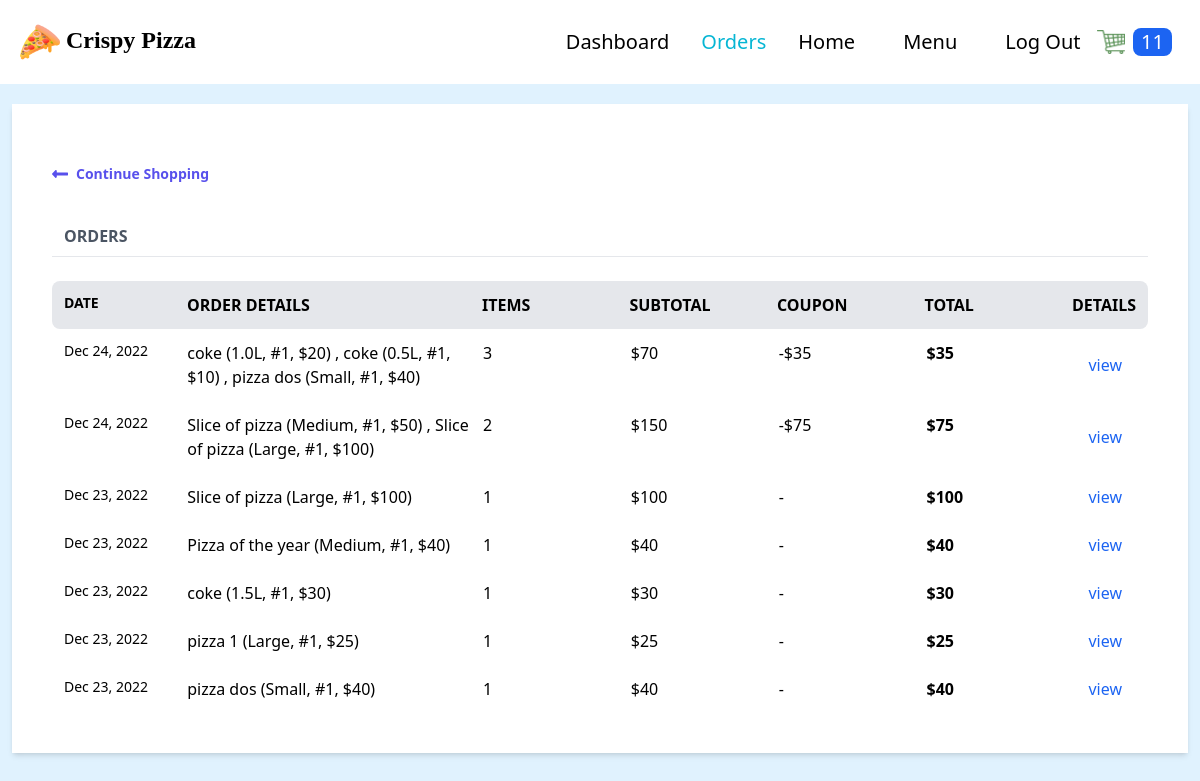
The page /orders/ (signed in) on the database as committed earlier.
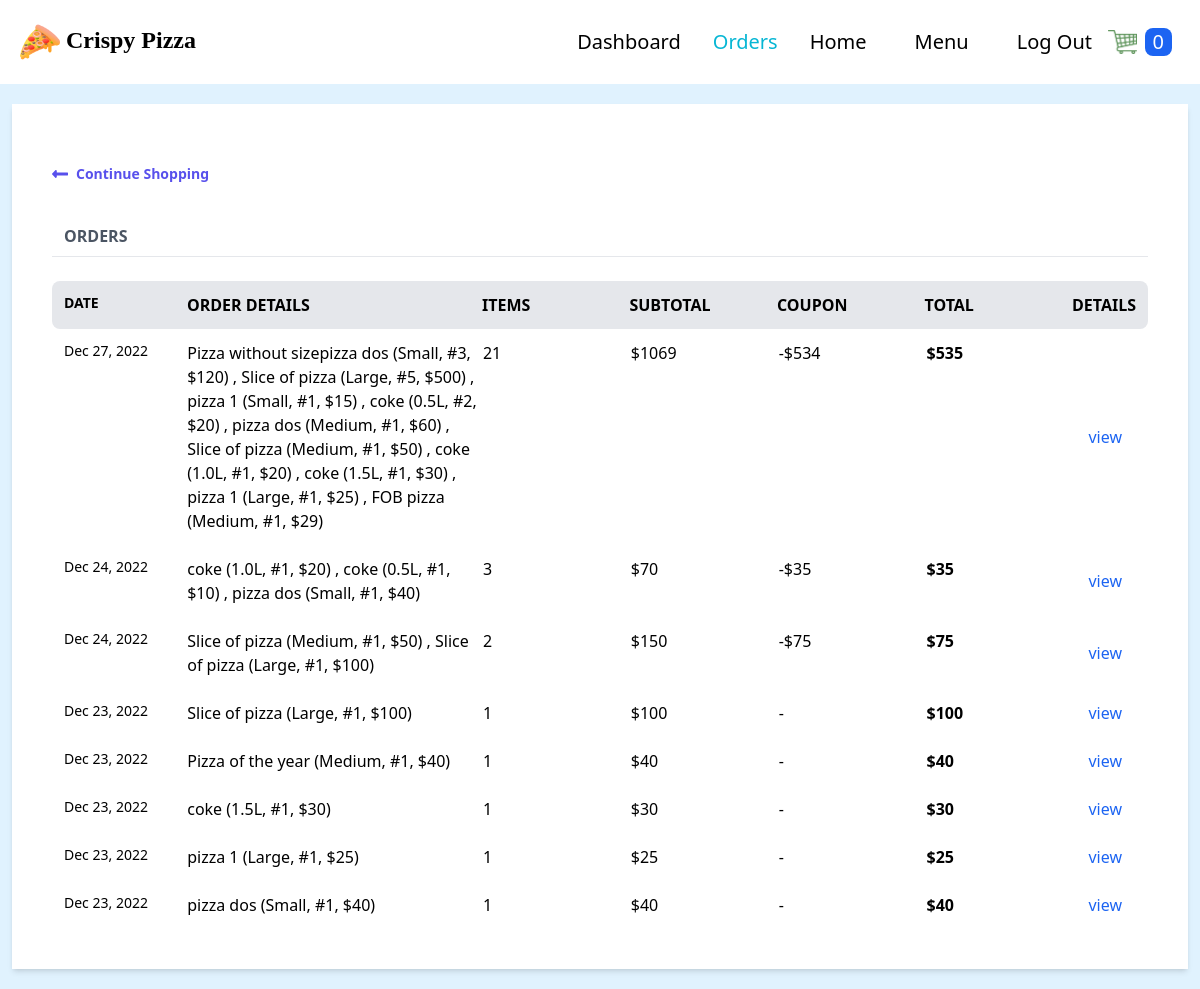
The same page on the database as committed later.
### order/models.py (models this page shows, shortened)
class Order(models.Model):
    transaction_id = models.UUIDField(
        primary_key=True, default=uuid.uuid4, editable=True)
    customer = models.ForeignKey(
        Customer, on_delete=models.CASCADE)
    date_ordered = models.DateTimeField(auto_now_add=True)
    date_modified = models.DateTimeField(auto_now=True)
    complete = models.BooleanField(default=False)
    coupon = models.ForeignKey(
        'Coupon', on_delete=models.SET_NULL, blank=True, null=True)
    @property
    def get_cart_subtotal(self):
        order_items = self.orderitem_set.all()
        total = sum([item.get_total for item in order_items])
        return total
    get_cart_subtotal.fget.short_description = 'Subtotal'
    @property
    def get_cart_total(self):
        total = self.get_cart_subtotal
        if self.coupon:
            total = total - self.get_coupon_value
        return total
    get_cart_total.fget.short_description = 'Total'
    @property
    def get_cart_items(self):
        order_items = self.orderitem_set.all()
        total = sum([item.quantity for item in order_items])
        return total
    get_cart_items.fget.short_description = '# Items'
    @property
    def display_items(self):
        order_items = self.orderitem_set.all()
        ticker, l = 1, len(order_items)
        product_titles = str()
        for item in order_items:
            add_comma = ", " if l > 1 and ticker != l else ""
            if item.variation:
                product_title = f'''{item.product.name}
                ({item.variation.get_size},
                #{item.quantity}, ${item.get_total})
                {add_comma} '''
            else:
                product_title = item.product.name
            product_titles += product_title
            ticker += 1
        return product_titles
    @property
    def get_coupon_value(self):
        if self.coupon:
            if self.coupon.discount_type == "Percent":
                coupon_value = self.get_cart_subtotal*self.coupon.discount_amount//100
            else:
                coupon_value = self.coupon.discount_amount
        else:
            coupon_value = None
        return coupon_value
    get_coupon_value.fget.short_description = 'Coupon'

class OrderItem(models.Model):
    product = models.ForeignKey(
        Product, on_delete=models.SET_NULL, blank=True, null=True)
    order = models.ForeignKey(
        Order, on_delete=models.CASCADE, null=True, blank=True)
    variation = models.ForeignKey(
        ProductVariant, on_delete=models.SET_NULL, blank=True, null=True)
    quantity = models.IntegerField(default=0, null=True, blank=True)
    date_added = models.DateTimeField(auto_now_add=True)
    @property
    def get_item_price(self):
        if self.product.has_variants:
            return self.variation.price
        else:
            return self.product.price
    @property
    def get_total(self):
        if self.product.has_variants:
            total = self.variation.price * self.quantity
        else:
            total = self.product.price * self.quantity
        return total
    get_total.fget.short_description = 'Total'

class Coupon(models.Model):
    DISCOUNT_CHOICES = (
        ("Absolute", "Absolute"),
        ("Percent", "Percent")
    )
    code = models.CharField(max_length=50, unique=True)
    active = models.BooleanField(default=False)
    discount_type = models.CharField(
        max_length=10, choices=DISCOUNT_CHOICES, default="Percent")
    discount_amount = models.PositiveIntegerField(null=True, blank=True)
    valid_from = models.DateTimeField()
    valid_to = models.DateTimeField()
    stripe_api_id = models.CharField(max_length=200, null=True, blank=True)
    stripe_coupon_id = models.CharField(
        max_length=50, null=True, blank=True, default=None)

### store/models.py (models this page shows, shortened)
class Product(models.Model):
    PRODUCT_TYPES = (
        ("Pizza", "pizza"),
        ("Nonpizza", "nonpizza")
    )
    id = models.UUIDField(primary_key=True, default=uuid.uuid4, editable=False)
    name = models.CharField(max_length=100)
    price = models.PositiveIntegerField(blank=True, null=True)
    desc = models.TextField(max_length=500)
    image = models.ImageField(blank=True, upload_to='images')
    created_at = models.DateField(auto_now_add=True)
    updated_at = models.DateField(auto_now=True)
    product_type = models.CharField(max_length=10, choices=PRODUCT_TYPES)
    def image_tag(self):
        return mark_safe(f'<img src="{self.image.url}" width="100" height="100" />')
    image_tag.short_description = 'Image'
    @property
    def has_variants(self):
        if self.productvariant_set.count() > 0:
            return True
        else:
            return False

class ProductVariant(models.Model):
    title = models.CharField(max_length=100, blank=True, null=True)
    product = models.ForeignKey(Product, on_delete=models.CASCADE)
    size = models.ForeignKey(Size, on_delete=models.CASCADE)
    price = models.PositiveIntegerField()
    @property
    def get_size(self):
        return str(self.size)

class Size(models.Model):
    name = models.CharField(max_length=20, blank=True, null=True)
    def __str__(self):
        return self.name

### users/views.py (the view)
# urls.py: path('orders/', views.my_orders, name='my_orders'),
@login_required
def my_orders(request):
    customer = request.user.customer
    orders = Order.objects.filter(
        customer=customer, complete=True).order_by('-date_modified')
    return render(request, 'users/orders.html', context={'orders': orders})

### store/context_processors.py (called while the page is built, shortened)
def get_cart_quantity(request):
    if request.user.is_authenticated:
        customer = request.user.customer
    try:
        customer_order = Order.objects.filter(
            customer=customer, complete=False)[0]
        number_of_items = customer_order.get_cart_items
    except:
        number_of_items = 0
    finally:
        return {
            'cart_quantity': number_of_items
        }

### users/templates/users/orders.html (shortened to what this page needs)
{% extends 'store/base.html' %} {% block content %}
    <div class="flex flex-col shadow-md my-5 mx-3">
      <div class="w-full bg-white px-10 py-10">
        <a
          href="{% url 'store:products' %}"
          class="flex font-semibold text-indigo-600 text-sm my-5 w-1/4"
        >
          <svg
            class="fill-current mr-2 text-indigo-600 w-4"
            viewBox="0 0 448 512"
          >
            <path
              d="M134.059 296H436c6.627 0 12-5.373 12-12v-56c0-6.627-5.373-12-12-12H134.059v-46.059c0-21.382-25.851-32.09-40.971-16.971L7.029 239.029c-9.373 9.373-9.373 24.569 0 33.941l86.059 86.059c15.119 15.119 40.971 4.411 40.971-16.971V296z"
            />
          </svg>
          Continue Shopping
        </a>
        <div class="flex mt-10 mb-2">
            <h3 class="font-bold ml-3 text-gray-600 text-md uppercase w-2/5">
              Orders
            </h3>
        </div>
            <hr>
            <br>
        <div class="flex font-semibold uppercase space-around bg-gray-200 rounded-lg p-3">
            <div class="text-sm w-1/6">Date</div>
            <div class="w-2/5">Order details</div>
            <div class="w-1/5">Items</div>
            <div class="w-1/5">Subtotal</div>
            <div class="w-1/5">Coupon</div>
            <div class="w-1/5">Total</div>
            <div class="w-1/12">Details</div>
        </div>
        {% for order in orders %}
        <div class="flex space-around hover:bg-gray-100 rounded-lg p-3">
          <div class="text-sm w-1/6">{{order.date_modified|date:"M d, Y" }}</div>
          <div class="w-2/5">
            {{order.display_items}}
          </div>
          <div class="w-1/5">{{order.get_cart_items}}</div>
          <div class="w-1/5">${{order.get_cart_subtotal}}</div>
          {% if order.coupon %}
          <div class="w-1/5">-${{order.get_coupon_value}}</div>
          {% else %}
          <div class="w-1/5">-</div>
           {% endif %}
          <div class="w-1/5 font-semibold">${{order.get_cart_total}}</div>
          <button class="w-1/12 text-blue-600" onclick="toggleModal('{{forloop.counter}}')">view</button>
        </div>
        {% endfor %}
      </div>
    </div>
{% endblock %}

Rows that differ between the two databases and show on the page:
now on this page (row edited): Order: date_modified "Dec 27, 2022", display_items "Pizza without sizepizza dos (Small, #3, $120) , Slice of pizza (Large, #5, $500) , pizza 1 (Small, #1, $15) , coke (0.5L, #2, $20) , pizza dos (Medium, #1, $60) , Slice of pizza (Medium, #1, $50) , coke (1.0L, #1, $20) , coke (1.5L, #1, $30) , pizza 1 (Large, #1, $25) , FOB pizza (Medium, #1, $29)", get_cart_items "21", get_cart_subtotal "1069", get_coupon_value "534", get_cart_total "535"
Other text that changed with them:
{{ cart_quantity }}: "11" → "0"
